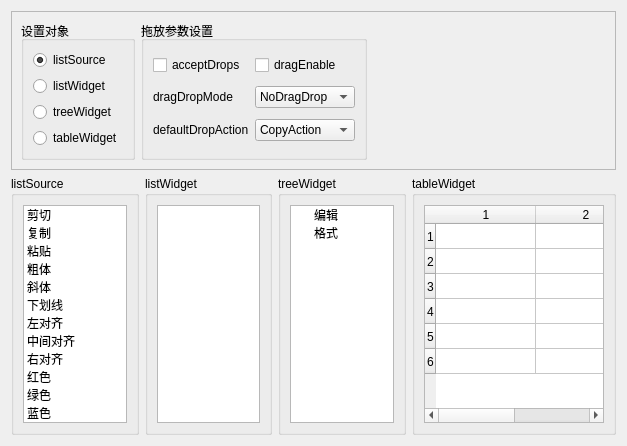
<?xml version="1.0" encoding="UTF-8"?>
<ui version="4.0">
 <class>Widget</class>
 <widget class="QWidget" name="Widget">
  <property name="geometry">
   <rect>
    <x>0</x>
    <y>0</y>
    <width>627</width>
    <height>446</height>
   </rect>
  </property>
  <property name="windowTitle">
   <string>Widget</string>
  </property>
  <layout class="QVBoxLayout" name="verticalLayout_6">
   <item>
    <widget class="QFrame" name="frame">
     <property name="frameShape">
      <enum>QFrame::StyledPanel</enum>
     </property>
     <property name="frameShadow">
      <enum>QFrame::Raised</enum>
     </property>
     <layout class="QHBoxLayout" name="horizontalLayout">
      <item>
       <widget class="QGroupBox" name="groupBox">
        <property name="title">
         <string>设置对象</string>
        </property>
        <layout class="QVBoxLayout" name="verticalLayout">
         <item>
          <widget class="QRadioButton" name="rbtnListSrc">
           <property name="text">
            <string>listSource</string>
           </property>
           <property name="checked">
            <bool>true</bool>
           </property>
          </widget>
         </item>
         <item>
          <widget class="QRadioButton" name="rbtnListWidget">
           <property name="text">
            <string>listWidget</string>
           </property>
          </widget>
         </item>
         <item>
          <widget class="QRadioButton" name="rbtntreeWidget">
           <property name="text">
            <string>treeWidget</string>
           </property>
          </widget>
         </item>
         <item>
          <widget class="QRadioButton" name="rbtnTableWidget">
           <property name="text">
            <string>tableWidget</string>
           </property>
          </widget>
         </item>
        </layout>
       </widget>
      </item>
      <item>
       <widget class="QGroupBox" name="groupBox_2">
        <property name="title">
         <string>拖放参数设置</string>
        </property>
        <layout class="QGridLayout" name="gridLayout">
         <item row="0" column="0">
          <widget class="QCheckBox" name="chkAcceptDrops">
           <property name="text">
            <string>acceptDrops</string>
           </property>
          </widget>
         </item>
         <item row="0" column="1">
          <widget class="QCheckBox" name="chkDragEnable">
           <property name="text">
            <string>dragEnable</string>
           </property>
          </widget>
         </item>
         <item row="1" column="0">
          <widget class="QLabel" name="label_3">
           <property name="text">
            <string>dragDropMode</string>
           </property>
          </widget>
         </item>
         <item row="1" column="1">
          <widget class="QComboBox" name="comboMode">
           <item>
            <property name="text">
             <string>NoDragDrop</string>
            </property>
           </item>
           <item>
            <property name="text">
             <string>DragOnly</string>
            </property>
           </item>
           <item>
            <property name="text">
             <string>DropOnly</string>
            </property>
           </item>
           <item>
            <property name="text">
             <string>DragDrop</string>
            </property>
           </item>
           <item>
            <property name="text">
             <string>InternalMove</string>
            </property>
           </item>
          </widget>
         </item>
         <item row="2" column="0">
          <widget class="QLabel" name="label_2">
           <property name="text">
            <string>defaultDropAction</string>
           </property>
          </widget>
         </item>
         <item row="2" column="1">
          <widget class="QComboBox" name="comboAction">
           <item>
            <property name="text">
             <string>CopyAction</string>
            </property>
           </item>
           <item>
            <property name="text">
             <string>MoveAction</string>
            </property>
           </item>
           <item>
            <property name="text">
             <string>LinkAction</string>
            </property>
           </item>
           <item>
            <property name="text">
             <string>IgnoreAction</string>
            </property>
           </item>
          </widget>
         </item>
        </layout>
       </widget>
      </item>
      <item>
       <spacer name="horizontalSpacer">
        <property name="orientation">
         <enum>Qt::Horizontal</enum>
        </property>
        <property name="sizeType">
         <enum>QSizePolicy::Expanding</enum>
        </property>
        <property name="sizeHint" stdset="0">
         <size>
          <width>44</width>
          <height>20</height>
         </size>
        </property>
       </spacer>
      </item>
     </layout>
    </widget>
   </item>
   <item>
    <layout class="QHBoxLayout" name="horizontalLayout_2">
     <item>
      <widget class="QGroupBox" name="groupBox_3">
       <property name="title">
        <string>listSource</string>
       </property>
       <layout class="QVBoxLayout" name="verticalLayout_2">
        <item>
         <widget class="QListWidget" name="listSrc">
          <property name="enabled">
           <bool>true</bool>
          </property>
          <item>
           <property name="text">
            <string>剪切</string>
           </property>
           <property name="icon">
            <iconset resource="res.qrc">
             <normaloff>:/icons/images/200.bmp</normaloff>:/icons/images/200.bmp</iconset>
           </property>
          </item>
          <item>
           <property name="text">
            <string>复制</string>
           </property>
           <property name="icon">
            <iconset resource="res.qrc">
             <normaloff>:/icons/images/202.bmp</normaloff>:/icons/images/202.bmp</iconset>
           </property>
          </item>
          <item>
           <property name="text">
            <string>粘贴</string>
           </property>
           <property name="icon">
            <iconset resource="res.qrc">
             <normaloff>:/icons/images/204.bmp</normaloff>:/icons/images/204.bmp</iconset>
           </property>
          </item>
          <item>
           <property name="text">
            <string>粗体</string>
           </property>
           <property name="icon">
            <iconset resource="res.qrc">
             <normaloff>:/icons/images/500.bmp</normaloff>:/icons/images/500.bmp</iconset>
           </property>
          </item>
          <item>
           <property name="text">
            <string>斜体</string>
           </property>
           <property name="icon">
            <iconset resource="res.qrc">
             <normaloff>:/icons/images/502.bmp</normaloff>:/icons/images/502.bmp</iconset>
           </property>
          </item>
          <item>
           <property name="text">
            <string>下划线</string>
           </property>
           <property name="icon">
            <iconset resource="res.qrc">
             <normaloff>:/icons/images/504.bmp</normaloff>:/icons/images/504.bmp</iconset>
           </property>
          </item>
          <item>
           <property name="text">
            <string>左对齐</string>
           </property>
           <property name="icon">
            <iconset resource="res.qrc">
             <normaloff>:/icons/images/508.bmp</normaloff>:/icons/images/508.bmp</iconset>
           </property>
          </item>
          <item>
           <property name="text">
            <string>中间对齐</string>
           </property>
           <property name="icon">
            <iconset resource="res.qrc">
             <normaloff>:/icons/images/510.bmp</normaloff>:/icons/images/510.bmp</iconset>
           </property>
          </item>
          <item>
           <property name="text">
            <string>右对齐</string>
           </property>
           <property name="icon">
            <iconset resource="res.qrc">
             <normaloff>:/icons/images/512.bmp</normaloff>:/icons/images/512.bmp</iconset>
           </property>
          </item>
          <item>
           <property name="text">
            <string>红色</string>
           </property>
           <property name="icon">
            <iconset resource="res.qrc">
             <normaloff>:/icons/images/718.bmp</normaloff>:/icons/images/718.bmp</iconset>
           </property>
          </item>
          <item>
           <property name="text">
            <string>绿色</string>
           </property>
           <property name="icon">
            <iconset resource="res.qrc">
             <normaloff>:/icons/images/724.bmp</normaloff>:/icons/images/724.bmp</iconset>
           </property>
          </item>
          <item>
           <property name="text">
            <string>蓝色</string>
           </property>
           <property name="icon">
            <iconset resource="res.qrc">
             <normaloff>:/icons/images/728.bmp</normaloff>:/icons/images/728.bmp</iconset>
           </property>
          </item>
         </widget>
        </item>
       </layout>
      </widget>
     </item>
     <item>
      <widget class="QGroupBox" name="groupBox_4">
       <property name="title">
        <string>listWidget</string>
       </property>
       <layout class="QVBoxLayout" name="verticalLayout_3">
        <item>
         <widget class="QListWidget" name="listWidget"/>
        </item>
       </layout>
      </widget>
     </item>
     <item>
      <widget class="QGroupBox" name="groupBox_5">
       <property name="title">
        <string>treeWidget</string>
       </property>
       <layout class="QVBoxLayout" name="verticalLayout_4">
        <item>
         <widget class="QTreeWidget" name="treeWidget">
          <attribute name="headerVisible">
           <bool>false</bool>
          </attribute>
          <column>
           <property name="text">
            <string>编辑</string>
           </property>
          </column>
          <item>
           <property name="text">
            <string>编辑</string>
           </property>
          </item>
          <item>
           <property name="text">
            <string>格式</string>
           </property>
          </item>
         </widget>
        </item>
       </layout>
      </widget>
     </item>
     <item>
      <widget class="QGroupBox" name="groupBox_6">
       <property name="title">
        <string>tableWidget</string>
       </property>
       <layout class="QVBoxLayout" name="verticalLayout_5">
        <item>
         <widget class="QTableWidget" name="tableWidget">
          <property name="minimumSize">
           <size>
            <width>180</width>
            <height>0</height>
           </size>
          </property>
          <property name="editTriggers">
           <set>QAbstractItemView::NoEditTriggers</set>
          </property>
          <property name="rowCount">
           <number>6</number>
          </property>
          <attribute name="horizontalHeaderMinimumSectionSize">
           <number>19</number>
          </attribute>
          <attribute name="verticalHeaderMinimumSectionSize">
           <number>18</number>
          </attribute>
          <attribute name="verticalHeaderDefaultSectionSize">
           <number>25</number>
          </attribute>
          <row/>
          <row/>
          <row/>
          <row/>
          <row/>
          <row/>
          <column/>
          <column/>
         </widget>
        </item>
       </layout>
      </widget>
     </item>
    </layout>
   </item>
  </layout>
 </widget>
 <resources>
  <include location="res.qrc"/>
 </resources>
 <connections/>
</ui>
